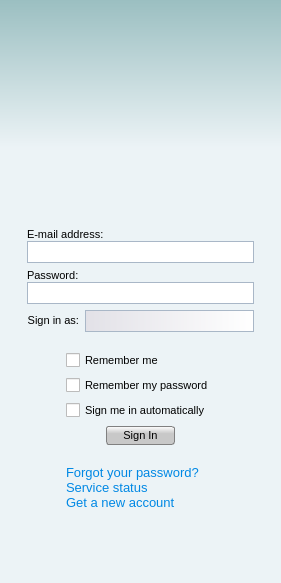
<?xml version="1.0" encoding="UTF-8"?>
<ui version="4.0">
 <class>Login</class>
 <widget class="QWidget" name="Login">
  <property name="geometry">
   <rect>
    <x>0</x>
    <y>0</y>
    <width>281</width>
    <height>583</height>
   </rect>
  </property>
  <property name="windowTitle">
   <string>Form</string>
  </property>
  <property name="styleSheet">
   <string notr="true">QWidget {
font-size: 11px;
}

#Login {
	background-color: qlineargradient(spread:pad, x1:0, y1:0, x2:0, y2:1, stop:0 rgb(155, 191, 193), stop:0.253333 rgb(236, 243, 246));
}

QLineEdit {
border: 1px solid rgb(169, 183, 199);
border-radius: 0px;
background-color: white;
selection-background-color: darkgray;
min-height: 20px;
max-height: 20px;
min-width: 225px;
max-width: 225px;
}

QLineEdit:hover {
border: 1px solid rgb(0, 136, 228);
}

QComboBox {
border: 1px solid rgb(169, 183, 199);
border-radius: 0px;
background-color: white;
selection-background-color: darkgray;
min-height: 20px;
max-height: 20px;
}

QComboBox:editable {
background-color: white;
min-width: 225px;
max-width: 225px;
}

QComboBox:!editable {
border: 1px solid rgb(169, 183, 199);
background-color: qlineargradient(spread:pad, x1:0, y1:0, x2:1, y2:0, stop:0 rgb(226, 225, 231), stop:1 rgb(255, 255, 255));
}

         QComboBox:!editable:on, QComboBox::drop-down:editable:on {
             background: qlineargradient(x1: 0, y1: 0, x2: 0, y2: 1,
                                         stop: 0 #D3D3D3, stop: 0.4 #D8D8D8,
                                         stop: 0.5 #DDDDDD, stop: 1.0 #E1E1E1);
         }

         QComboBox::drop-down:editable {
              background: white;
         }

         QComboBox:on { 
             padding-top: 3px;
             padding-left: 4px;
         }

         QComboBox::drop-down {
             subcontrol-origin: padding;
             subcontrol-position: top right;
             width: 20px;

             border-left-width: 1px;
             border-left-color: none;
             border-left-style: solid; 
             border-top-right-radius: 7px;
             border-bottom-right-radius: 10px;
         }

         QComboBox::down-arrow {
             image: url(amsn2/gui/front_ends/qt4/msn-down.png);
         }

         QComboBox::down-arrow:on { 
             top: 1px;
             left: 1px;
         }

QComboBox:hover {
border: 1px solid rgb(0, 136, 228);
}

QPushButton {
background-color: qlineargradient(spread:pad, x1:0, y1:0, x2:0, y2:1, stop:0 rgba(255, 255, 255, 255), stop:0.395556 rgba(200, 200, 200, 255));
border: 1px solid gray;
border-radius: 3px;
padding: 2px 16px;
}

QPushButton:hover {
background-color: qlineargradient(spread:pad, x1:0, y1:0, x2:0, y2:1, stop:0 rgb(0, 86, 178), stop:0.395556 rgb(0, 136, 228));
border: 1px solid rgb(0, 136, 228);
color: white;
}</string>
  </property>
  <layout class="QVBoxLayout" name="verticalLayout_7">
   <item>
    <spacer name="verticalSpacer_3">
     <property name="orientation">
      <enum>Qt::Vertical</enum>
     </property>
     <property name="sizeType">
      <enum>QSizePolicy::Expanding</enum>
     </property>
     <property name="sizeHint" stdset="0">
      <size>
       <width>20</width>
       <height>31</height>
      </size>
     </property>
    </spacer>
   </item>
   <item>
    <layout class="QHBoxLayout" name="horizontalLayout_4">
     <item>
      <spacer name="horizontalSpacer_6">
       <property name="orientation">
        <enum>Qt::Horizontal</enum>
       </property>
       <property name="sizeHint" stdset="0">
        <size>
         <width>40</width>
         <height>20</height>
        </size>
       </property>
      </spacer>
     </item>
     <item>
      <widget class="QLabel" name="pixUser">
       <property name="sizePolicy">
        <sizepolicy hsizetype="Fixed" vsizetype="Fixed">
         <horstretch>0</horstretch>
         <verstretch>0</verstretch>
        </sizepolicy>
       </property>
       <property name="minimumSize">
        <size>
         <width>131</width>
         <height>129</height>
        </size>
       </property>
       <property name="alignment">
        <set>Qt::AlignCenter</set>
       </property>
      </widget>
     </item>
     <item>
      <spacer name="horizontalSpacer_7">
       <property name="orientation">
        <enum>Qt::Horizontal</enum>
       </property>
       <property name="sizeHint" stdset="0">
        <size>
         <width>40</width>
         <height>20</height>
        </size>
       </property>
      </spacer>
     </item>
    </layout>
   </item>
   <item>
    <spacer name="verticalSpacer_5">
     <property name="orientation">
      <enum>Qt::Vertical</enum>
     </property>
     <property name="sizeType">
      <enum>QSizePolicy::Fixed</enum>
     </property>
     <property name="sizeHint" stdset="0">
      <size>
       <width>20</width>
       <height>20</height>
      </size>
     </property>
    </spacer>
   </item>
   <item>
    <layout class="QHBoxLayout" name="horizontalLayout_6">
     <item>
      <spacer name="horizontalSpacer">
       <property name="orientation">
        <enum>Qt::Horizontal</enum>
       </property>
       <property name="sizeHint" stdset="0">
        <size>
         <width>40</width>
         <height>20</height>
        </size>
       </property>
      </spacer>
     </item>
     <item>
      <layout class="QVBoxLayout" name="verticalLayout_6">
       <item>
        <layout class="QHBoxLayout" name="horizontalLayout_3">
         <item>
          <spacer name="horizontalSpacer_12">
           <property name="orientation">
            <enum>Qt::Horizontal</enum>
           </property>
           <property name="sizeHint" stdset="0">
            <size>
             <width>40</width>
             <height>20</height>
            </size>
           </property>
          </spacer>
         </item>
         <item>
          <layout class="QVBoxLayout" name="verticalLayout_4">
           <item>
            <layout class="QVBoxLayout" name="verticalLayout_3">
             <item>
              <layout class="QVBoxLayout" name="verticalLayout">
               <property name="spacing">
                <number>0</number>
               </property>
               <item>
                <widget class="QLabel" name="label">
                 <property name="text">
                  <string>E-mail address:</string>
                 </property>
                </widget>
               </item>
               <item>
                <widget class="QComboBox" name="comboAccount">
                 <property name="editable">
                  <bool>true</bool>
                 </property>
                </widget>
               </item>
              </layout>
             </item>
             <item>
              <layout class="QVBoxLayout" name="verticalLayout_2">
               <property name="spacing">
                <number>0</number>
               </property>
               <item>
                <widget class="QLabel" name="label_2">
                 <property name="text">
                  <string>Password:</string>
                 </property>
                </widget>
               </item>
               <item>
                <widget class="QLineEdit" name="linePassword">
                 <property name="echoMode">
                  <enum>QLineEdit::Password</enum>
                 </property>
                </widget>
               </item>
              </layout>
             </item>
            </layout>
           </item>
           <item>
            <layout class="QHBoxLayout" name="horizontalLayout">
             <item>
              <widget class="QLabel" name="label_3">
               <property name="sizePolicy">
                <sizepolicy hsizetype="Fixed" vsizetype="Fixed">
                 <horstretch>0</horstretch>
                 <verstretch>0</verstretch>
                </sizepolicy>
               </property>
               <property name="text">
                <string>Sign in as:</string>
               </property>
               <property name="alignment">
                <set>Qt::AlignRight|Qt::AlignTrailing|Qt::AlignVCenter</set>
               </property>
              </widget>
             </item>
             <item>
              <widget class="QComboBox" name="comboStatus">
               <property name="layoutDirection">
                <enum>Qt::LeftToRight</enum>
               </property>
              </widget>
             </item>
            </layout>
           </item>
          </layout>
         </item>
         <item>
          <spacer name="horizontalSpacer_11">
           <property name="orientation">
            <enum>Qt::Horizontal</enum>
           </property>
           <property name="sizeHint" stdset="0">
            <size>
             <width>40</width>
             <height>20</height>
            </size>
           </property>
          </spacer>
         </item>
        </layout>
       </item>
       <item>
        <layout class="QHBoxLayout" name="horizontalLayout_5">
         <item>
          <spacer name="horizontalSpacer_2">
           <property name="orientation">
            <enum>Qt::Horizontal</enum>
           </property>
           <property name="sizeHint" stdset="0">
            <size>
             <width>28</width>
             <height>20</height>
            </size>
           </property>
          </spacer>
         </item>
         <item>
          <layout class="QVBoxLayout" name="verticalLayout_5">
           <item>
            <spacer name="verticalSpacer">
             <property name="orientation">
              <enum>Qt::Vertical</enum>
             </property>
             <property name="sizeHint" stdset="0">
              <size>
               <width>13</width>
               <height>13</height>
              </size>
             </property>
            </spacer>
           </item>
           <item>
            <widget class="QCheckBox" name="checkRememberMe">
             <property name="enabled">
              <bool>true</bool>
             </property>
             <property name="text">
              <string>Remember me</string>
             </property>
             <property name="checked">
              <bool>false</bool>
             </property>
            </widget>
           </item>
           <item>
            <widget class="QCheckBox" name="checkRememberPass">
             <property name="enabled">
              <bool>true</bool>
             </property>
             <property name="text">
              <string>Remember my password</string>
             </property>
             <property name="checked">
              <bool>false</bool>
             </property>
            </widget>
           </item>
           <item>
            <widget class="QCheckBox" name="checkSignInAuto">
             <property name="text">
              <string>Sign me in automatically</string>
             </property>
            </widget>
           </item>
           <item>
            <layout class="QHBoxLayout" name="horizontalLayout_2">
             <item>
              <spacer name="horizontalSpacer_4">
               <property name="orientation">
                <enum>Qt::Horizontal</enum>
               </property>
               <property name="sizeHint" stdset="0">
                <size>
                 <width>40</width>
                 <height>20</height>
                </size>
               </property>
              </spacer>
             </item>
             <item>
              <widget class="QPushButton" name="pushSignIn">
               <property name="text">
                <string>Sign In</string>
               </property>
              </widget>
             </item>
             <item>
              <spacer name="horizontalSpacer_5">
               <property name="orientation">
                <enum>Qt::Horizontal</enum>
               </property>
               <property name="sizeHint" stdset="0">
                <size>
                 <width>40</width>
                 <height>20</height>
                </size>
               </property>
              </spacer>
             </item>
            </layout>
           </item>
           <item>
            <spacer name="verticalSpacer_2">
             <property name="orientation">
              <enum>Qt::Vertical</enum>
             </property>
             <property name="sizeHint" stdset="0">
              <size>
               <width>13</width>
               <height>13</height>
              </size>
             </property>
            </spacer>
           </item>
           <item>
            <widget class="QLabel" name="links">
             <property name="styleSheet">
              <string notr="true">color: red;</string>
             </property>
             <property name="text">
              <string>&lt;!DOCTYPE HTML PUBLIC &quot;-//W3C//DTD HTML 4.0//EN&quot; &quot;http://www.w3.org/TR/REC-html40/strict.dtd&quot;&gt;
&lt;html&gt;&lt;head&gt;&lt;meta name=&quot;qrichtext&quot; content=&quot;1&quot; /&gt;&lt;style type=&quot;text/css&quot;&gt;
p, li { white-space: pre-wrap; }
&lt;/style&gt;&lt;/head&gt;&lt;body style=&quot; font-family:'Sans'; font-weight:400; font-style:normal;&quot;&gt;
&lt;p style=&quot; margin-top:0px; margin-bottom:0px; margin-left:0px; margin-right:0px; -qt-block-indent:0; text-indent:0px; font-family:'Sans Serif'; font-size:10pt;&quot;&gt;&lt;a href=&quot;test&quot;&gt;&lt;span style=&quot;text-decoration: none; color:#0088e4;&quot;&gt;Forgot your password?&lt;/span&gt;&lt;/a&gt;&lt;/p&gt;
&lt;p style=&quot; margin-top:0px; margin-bottom:0px; margin-left:0px; margin-right:0px; -qt-block-indent:0; text-indent:0px; font-family:'Sans Serif'; font-size:10pt; color:#ffffff;&quot;&gt;&lt;a href=&quot;test&quot;&gt;&lt;span style=&quot;text-decoration: none; color:#0088e4;&quot;&gt;Service status&lt;/span&gt;&lt;/a&gt;&lt;/p&gt;
&lt;p style=&quot; margin-top:0px; margin-bottom:0px; margin-left:0px; margin-right:0px; -qt-block-indent:0; text-indent:0px; font-family:'Sans Serif'; font-size:10pt; color:#ffffff;&quot;&gt;&lt;a href=&quot;test&quot;&gt;&lt;span style=&quot;text-decoration: none; color:#0088e4;&quot;&gt;Get a new account&lt;/span&gt;&lt;/a&gt;&lt;/p&gt;&lt;/body&gt;&lt;/html&gt;</string>
             </property>
            </widget>
           </item>
          </layout>
         </item>
         <item>
          <spacer name="horizontalSpacer_3">
           <property name="orientation">
            <enum>Qt::Horizontal</enum>
           </property>
           <property name="sizeHint" stdset="0">
            <size>
             <width>28</width>
             <height>20</height>
            </size>
           </property>
          </spacer>
         </item>
        </layout>
       </item>
      </layout>
     </item>
     <item>
      <spacer name="horizontalSpacer_8">
       <property name="orientation">
        <enum>Qt::Horizontal</enum>
       </property>
       <property name="sizeHint" stdset="0">
        <size>
         <width>40</width>
         <height>20</height>
        </size>
       </property>
      </spacer>
     </item>
    </layout>
   </item>
   <item>
    <spacer name="verticalSpacer_4">
     <property name="orientation">
      <enum>Qt::Vertical</enum>
     </property>
     <property name="sizeType">
      <enum>QSizePolicy::Expanding</enum>
     </property>
     <property name="sizeHint" stdset="0">
      <size>
       <width>20</width>
       <height>30</height>
      </size>
     </property>
    </spacer>
   </item>
  </layout>
 </widget>
 <resources/>
 <connections/>
</ui>
